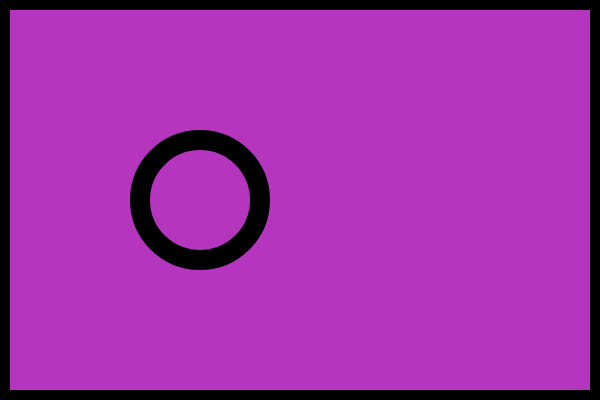
Frame 1 (no input)
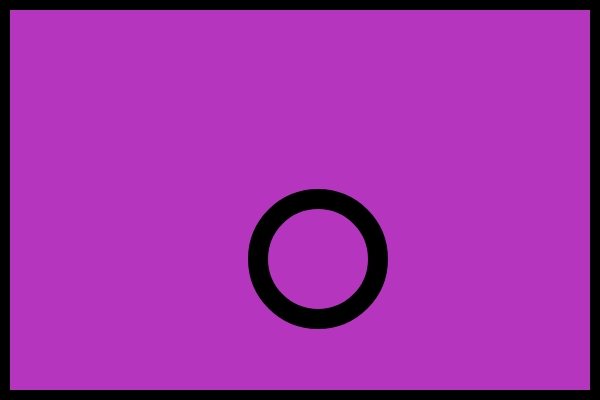
Frame 60 (no input)
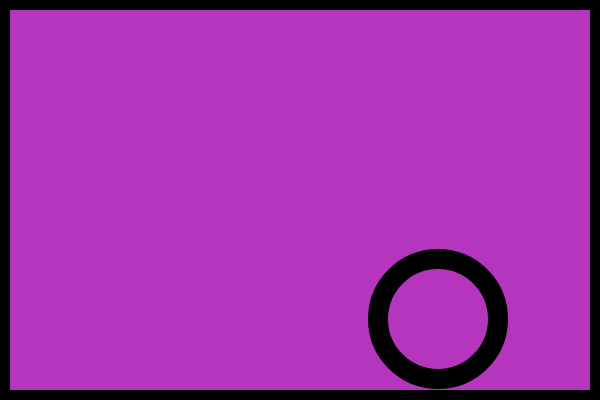
Frame 120 (the mouse pressed at the canvas centre since frame 60)

The p5.js sketch that drew these frames (run headless with seeded random() and noise() and a simulated clock; from frame 60 on, the mouse is pressed at the canvas centre):

// p5.js sketch
// ── sketch.js

let x = 200;


let xSpeed = 2;
let y = 200;
let ySpeed = 1;

let c;
let cFill;


function changeColor() {
  c = color("black");
  cFill = color(random(255), random(255), random(255));
  strokeWeight(20);
  stroke(c);
  fill(cFill);
}

function setup() {
  createCanvas(600, 400);
  changeColor();
}

function draw() {
  background(c);

  rect(0, 0, width, height);


  let d = 120;

 
  circle(x, y, d);

 
  if (x > width - d / 2) {
    changeColor();
    xSpeed = -xSpeed;
  }

  if (x < 0 + d / 2) {
    changeColor();
    xSpeed = -xSpeed;
  }

  if (y > height - d / 2 || y < 0 + d / 2) {
    changeColor();
    ySpeed = -ySpeed;
  }

  x = x + xSpeed;
  y = y + ySpeed;
}
